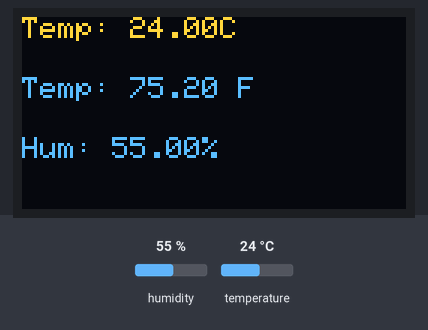
Recording of a sketch running on a simulated ESP32. Parts: 128×64 one-colour display. Inputs (shaded band) come from the test bench; at power-on: humidity 55 %, temperature 24 °C. The OLED is the two-colour kind (top 16 rows yellow); the display library's start-up logo is not drawn; no radio packets arrive unless stated; what the sketch prints to the serial monitor is not drawn.

Above: at 3.2 s.
3.3 s: humidity set to 22 %
At 5.2 s:
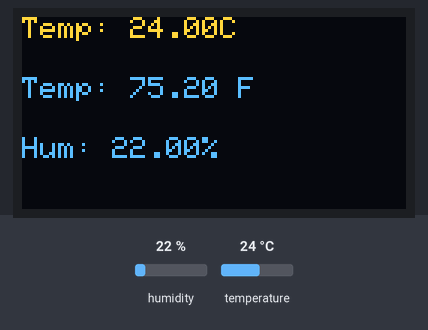
6.1 s: temperature set to 12 °C
At 7.2 s:
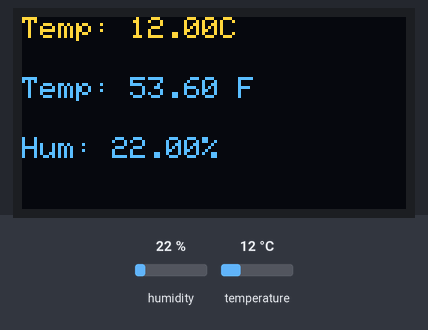
8.9 s: humidity set to 40 %
At 11.0 s:
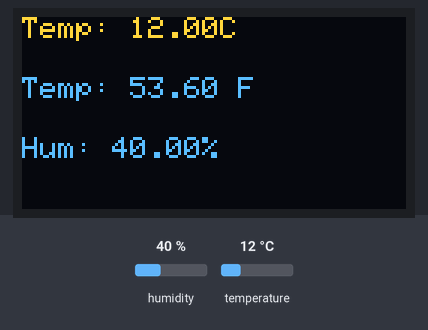
12.0 s: temperature set to 19 °C
At 13.0 s:
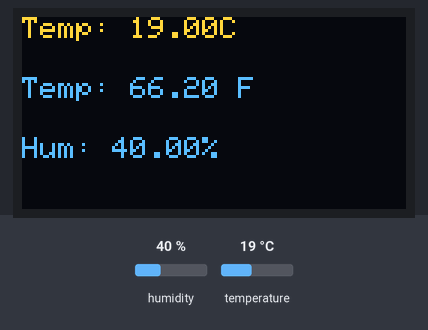
Timing chart, 0 to 15.0 s (numbered marks = the images above; inputs shaded):
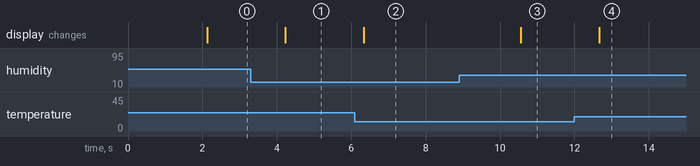

Measured:
- after the input at 3.3 s, the display: changes after 0.93 s (image 1)
- after the input at 6.1 s, the display: changes after 0.24 s (image 2)
- after the input at 8.9 s, the display: changes after 1.7 s (image 3)
- after the input at 12.0 s, the display: changes after 0.67 s (image 4)

The sketch:

expt_10.ino
```cpp
#include <DHT.h>
#include <Adafruit_GFX.h>
#include <Adafruit_SSD1306.h>
#include <Wire.h>
#include <SPI.h>
#include <LoRa.h>

const int csPin = 5;
const int resetPin = 14;
const int irqPin = 2;

#define DHTPIN 27
#define DHTTYPE DHT11
DHT dht(DHTPIN, DHTTYPE);
#define SCREEN_WIDTH 128
#define SCREEN_HEIGHT 64
#define OLED_RESET -1

Adafruit_SSD1306 display (SCREEN_WIDTH, SCREEN_HEIGHT, &Wire, OLED_RESET);
#define SCREEN_ADDRESS 0x3C

void setup()
{
Serial.begin(9600);

while (!Serial);
dht.begin();

if (!display.begin(SSD1306_SWITCHCAPVCC, SCREEN_ADDRESS)) {
  Serial.println(F("SSD1306 allocation failed"));
  for (;;);
}

 display.display();
 delay(2000);
 display.clearDisplay();
 Wire.begin();

Serial.println("LoRa Transmitter");
LoRa.setPins (csPin, resetPin, irqPin);
if (!LoRa.begin(866E6)) {
Serial.println("Starting LoRa failed!");
while (1);
}
}


void loop() {
float h = dht.readHumidity();
float t = dht.readTemperature();
float f = dht.readTemperature(true);

if (isnan(h) || isnan(t) || isnan(f)) {
Serial.println(F("Failed to read from DHT sensor!"));
return;
}

display.clearDisplay();
display.setTextSize(1);
display.setTextColor (SSD1306_WHITE);
display.setCursor(0, 0);

display.print(F("Temp: "));
display.print(t);
display.print(F("C"));
display.setCursor(0, 20);

display.print(F("Temp: "));
display.print(f);
display.print(F(" F"));
display.setCursor(0, 40);

display.print(F("Hum: "));
display.print(h);

display.print(F("%"));

display.display();
Serial.print (F("Hum: "));
Serial.print(h);
Serial.print(F("%, "));

Serial.print(F("Temp: "));
Serial.println(f);

String packet = "Humidity: " + String(h) + "% || " + "Temperature: "+
String() + "C | "+ String(f)+ "F";
LoRa.beginPacket();
LoRa.print(packet);
LoRa.endPacket();

Serial.print("Sent packet: ");
Serial.println(packet);
delay(2000);
}
```
